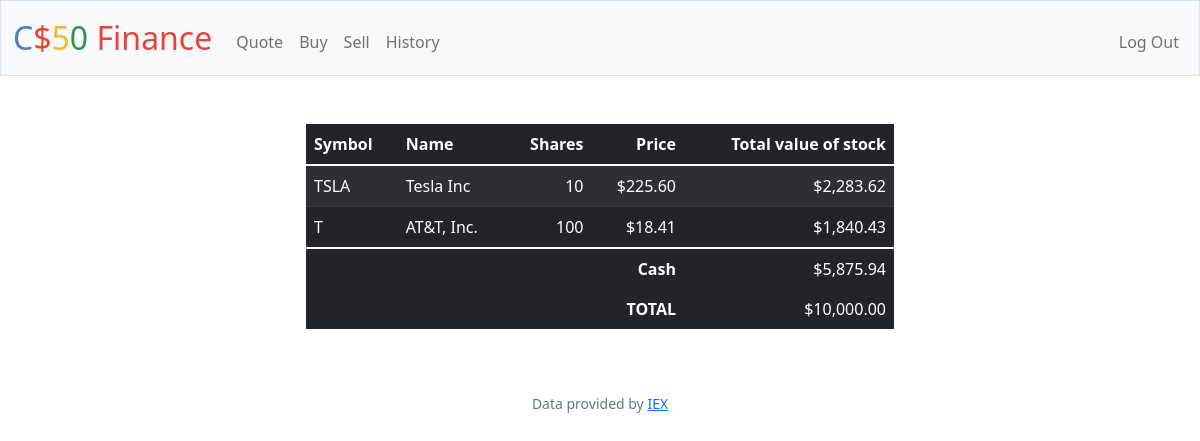
The page / (signed in) on the database as committed earlier.
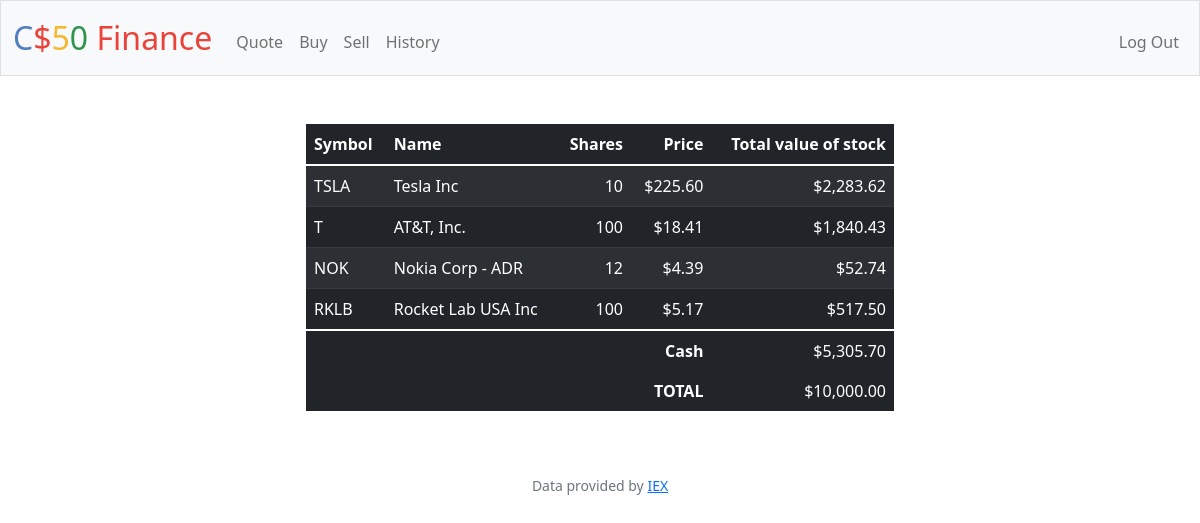
The same page on the database as committed later.
### tables this page shows
CREATE TABLE portfolio (
                portfolio_user_id INTEGER NOT NULL,
                portfolio_id INTEGER PRIMARY KEY,
                name TEXT NOT NULL,
                symbol TEXT NOT NULL,
                shares INTEGER NOT NULL,
                price INTEGER NOT NULL,
                total_value_of_stock NUMERIC NOT NULL DEFAULT 0
            );

### app.py (the view)
@app.route("/")
@login_required
def index():
    db.execute("DELETE FROM portfolio WHERE portfolio_user_id = ? AND shares = 0", session["user_id"])
    portfolio_rows = db.execute("SELECT * FROM portfolio WHERE portfolio_user_id = ?", session["user_id"])
    user_cash_rows = db.execute("SELECT cash FROM users WHERE id = ?", session["user_id"])
    user_cash_balance = round(float(user_cash_rows[0]["cash"]), 2)
    total_starting_cash = 0
    for dict in portfolio_rows:
        total_starting_cash += float(dict["total_value_of_stock"])
    total_starting_cash += user_cash_balance
    for dict in portfolio_rows:
        dict["price"] = usd(dict["price"])
        dict["total_value_of_stock"] = usd(dict["total_value_of_stock"])
    return render_template("index.html", portfolio_rows = portfolio_rows, user_cash_balance = usd(user_cash_balance), total_starting_cash = usd(total_starting_cash))

### app.py (called while the page is built)
@app.after_request
def after_request(response):
    response.headers["Cache-Control"] = "no-cache, no-store, must-revalidate"
    response.headers["Expires"] = 0
    response.headers["Pragma"] = "no-cache"
    return response

### helpers.py (called while the page is built)
def login_required(f):
    @wraps(f)
    def decorated_function(*args, **kwargs):
        if session.get("user_id") is None:
            return redirect("/login")
        return f(*args, **kwargs)
    return decorated_function

def usd(value):
    return f"${value:,.2f}"

### templates/index.html (shortened to what this page needs)
{% extends "layout.html" %}
{% block main %}
    <div class="text-centre mx-auto w-50">
        <table class="table table-striped table-dark">
            <thead>
                <tr>
                    <th class="text-start">Symbol</th>
                    <th class="text-start">Name</th>
                    <th class="text-end">Shares</th>
                    <th class="text-end">Price</th>
                    <th class="text-end">Total value of stock</th>
                </tr>
            </thead>
            <tbody>
                {% for dict in portfolio_rows %}
                <tr>
                    <td class="text-start">{{dict.symbol}}</td>
                    <td class="text-start">{{dict.name}}</td>
                    <td class="text-end">{{dict.shares}}</td>
                    <td class="text-end">{{dict.price}}</td>
                    <td class="text-end">{{dict.total_value_of_stock}}</td>
                </tr>
                {% endfor %}
            </tbody>
            <tfoot>
                <tr>
                    <td class="border-0 fw-bold text-end" colspan="4">Cash</td>
                    <td class="border-0 text-end">{{user_cash_balance}}</td>
                </tr>
                <tr>
                    <td class="border-0 fw-bold text-end" colspan="4">TOTAL</td>
                    <td class="border-0 w-bold text-end">{{total_starting_cash}}</td>
                </tr>
            </tfoot>
        </table>
    </div>
{% endblock %}

### templates/layout.html (shortened to what this page needs)
<!DOCTYPE html>
<html lang="en">
    <head>
        <link href="https://cdn.jsdelivr.net/npm/bootstrap@5.1.3/dist/css/bootstrap.min.css" rel="stylesheet">
        <link href="/static/styles.css" rel="stylesheet">
    </head>
    <body>
        <nav class="bg-light border navbar navbar-expand-md navbar-light">
            <div class="container-fluid">
                <a class="navbar-brand" href="/"><span class="blue">C</span><span class="red">$</span><span class="yellow">5</span><span class="green">0</span> <span class="red">Finance</span></a>
                <div class="collapse navbar-collapse" id="navbar">
                    {% if session["user_id"] %}
                        <ul class="navbar-nav me-auto mt-2">
                            <li class="nav-item"><a class="nav-link" href="/quote">Quote</a></li>
                            <li class="nav-item"><a class="nav-link" href="/buy">Buy</a></li>
                            <li class="nav-item"><a class="nav-link" href="/sell">Sell</a></li>
                            <li class="nav-item"><a class="nav-link" href="/history">History</a></li>
                        </ul>
                        <ul class="navbar-nav ms-auto mt-2">
                            <li class="nav-item"><a class="nav-link" href="/logout">Log Out</a></li>
                        </ul>
                    {% else %}
                        <ul class="navbar-nav ms-auto mt-2">
                            <li class="nav-item"><a class="nav-link" href="/register">Register</a></li>
                            <li class="nav-item"><a class="nav-link" href="/login">Log In</a></li>
                        </ul>
                    {% endif %}
                </div>
            </div>
        </nav>
        <main class="container-fluid py-5 text-center">
            {% block main %}{% endblock %}
        </main>
        <footer class="mb-5 small text-center text-muted">
            Data provided by <a href="https://iexcloud.io/">IEX</a>
        </footer>
    </body>
</html>

### static/styles.css (style rules this page uses)
nav .navbar-brand { font-size: xx-large; }
nav .navbar-brand .blue { color: #537fbe; }
nav .navbar-brand .red { color: #ea433b; }
nav .navbar-brand .yellow { color: #f5b82e; }
nav .navbar-brand .green { color: #2e944b; }

Rows that differ between the two databases and show on the page:
added portfolio: symbol "NOK", name "Nokia Corp - ADR", shares "12", price "$4.39", total_value_of_stock "$52.74"
added portfolio: symbol "RKLB", name "Rocket Lab USA Inc", shares "100", price "$5.17", total_value_of_stock "$517.50"
Other text that changed with them:
{{ user_cash_balance }}: "$5,875.94" → "$5,305.70"
